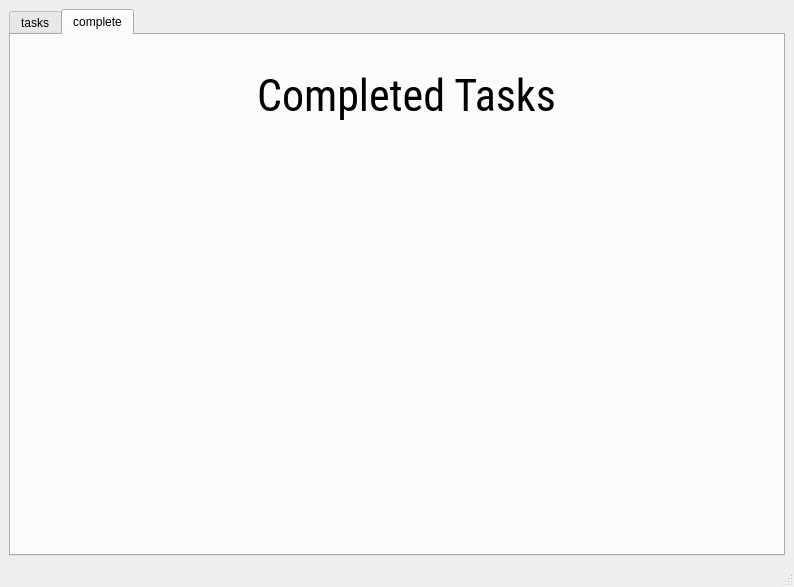
<?xml version="1.0" encoding="UTF-8"?>
<ui version="4.0">
 <class>MainWindow</class>
 <widget class="QMainWindow" name="MainWindow">
  <property name="geometry">
   <rect>
    <x>0</x>
    <y>0</y>
    <width>794</width>
    <height>587</height>
   </rect>
  </property>
  <property name="windowTitle">
   <string>To Do List</string>
  </property>
  <property name="windowIcon">
   <iconset>
    <normaloff>images/todolisticon.png</normaloff>images/todolisticon.png</iconset>
  </property>
  <widget class="QWidget" name="centralwidget">
   <layout class="QVBoxLayout" name="verticalLayout">
    <item>
     <widget class="QTabWidget" name="tabWidget">
      <property name="currentIndex">
       <number>1</number>
      </property>
      <widget class="QWidget" name="tasks">
       <attribute name="title">
        <string>tasks</string>
       </attribute>
       <widget class="QWidget" name="verticalLayoutWidget">
        <property name="geometry">
         <rect>
          <x>29</x>
          <y>90</y>
          <width>731</width>
          <height>411</height>
         </rect>
        </property>
        <layout class="QVBoxLayout" name="verticalLayout_2" stretch="3,1">
         <property name="spacing">
          <number>2</number>
         </property>
         <item>
          <layout class="QGridLayout" name="gridLayout">
           <property name="sizeConstraint">
            <enum>QLayout::SizeConstraint::SetFixedSize</enum>
           </property>
          </layout>
         </item>
         <item>
          <layout class="QHBoxLayout" name="horizontalLayout">
           <item>
            <widget class="QLineEdit" name="tb_title">
             <property name="placeholderText">
              <string>ex: Do homework</string>
             </property>
            </widget>
           </item>
           <item>
            <widget class="QLineEdit" name="tb_description">
             <property name="placeholderText">
              <string>ex: page 14 to16</string>
             </property>
            </widget>
           </item>
           <item>
            <widget class="QLineEdit" name="tb_course">
             <property name="placeholderText">
              <string>ex: visual programming</string>
             </property>
            </widget>
           </item>
           <item>
            <widget class="QLineEdit" name="tb_time">
             <property name="placeholderText">
              <string>ex: 11 july at 20 o'clock</string>
             </property>
            </widget>
           </item>
           <item>
            <widget class="QPushButton" name="add_btn">
             <property name="text">
              <string>+</string>
             </property>
            </widget>
           </item>
          </layout>
         </item>
        </layout>
       </widget>
       <widget class="QLabel" name="label">
        <property name="geometry">
         <rect>
          <x>30</x>
          <y>20</y>
          <width>721</width>
          <height>61</height>
         </rect>
        </property>
        <property name="font">
         <font>
          <family>Roboto Condensed</family>
          <pointsize>33</pointsize>
          <bold>false</bold>
         </font>
        </property>
        <property name="text">
         <string>TO DO LIST</string>
        </property>
        <property name="alignment">
         <set>Qt::AlignmentFlag::AlignCenter</set>
        </property>
       </widget>
      </widget>
      <widget class="QWidget" name="complete">
       <attribute name="title">
        <string>complete</string>
       </attribute>
       <widget class="QWidget" name="gridLayoutWidget">
        <property name="geometry">
         <rect>
          <x>59</x>
          <y>110</y>
          <width>671</width>
          <height>361</height>
         </rect>
        </property>
        <layout class="QGridLayout" name="gridLayout_comp"/>
       </widget>
       <widget class="QLabel" name="label_2">
        <property name="geometry">
         <rect>
          <x>60</x>
          <y>20</y>
          <width>671</width>
          <height>81</height>
         </rect>
        </property>
        <property name="font">
         <font>
          <family>Roboto Condensed</family>
          <pointsize>33</pointsize>
         </font>
        </property>
        <property name="text">
         <string>Completed Tasks</string>
        </property>
        <property name="alignment">
         <set>Qt::AlignmentFlag::AlignCenter</set>
        </property>
       </widget>
      </widget>
     </widget>
    </item>
   </layout>
  </widget>
  <widget class="QMenuBar" name="menubar">
   <property name="geometry">
    <rect>
     <x>0</x>
     <y>0</y>
     <width>794</width>
     <height>33</height>
    </rect>
   </property>
  </widget>
  <widget class="QStatusBar" name="statusbar"/>
 </widget>
 <resources/>
 <connections/>
</ui>
